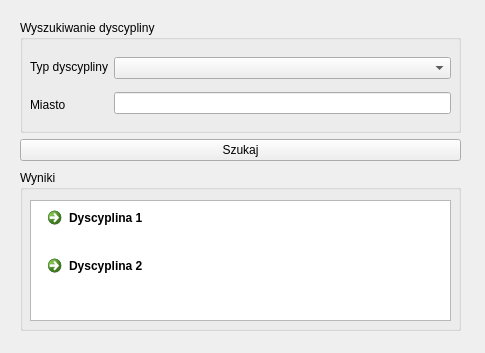
<?xml version="1.0" encoding="UTF-8"?>
<ui version="4.0">
 <class>wyszukaj_dyscypline</class>
 <widget class="QDialog" name="wyszukaj_dyscypline">
  <property name="geometry">
   <rect>
    <x>0</x>
    <y>0</y>
    <width>485</width>
    <height>353</height>
   </rect>
  </property>
  <property name="windowTitle">
   <string>Dialog</string>
  </property>
  <widget class="QGroupBox" name="groupBox_10">
   <property name="geometry">
    <rect>
     <x>20</x>
     <y>170</y>
     <width>441</width>
     <height>161</height>
    </rect>
   </property>
   <property name="title">
    <string>Wyniki</string>
   </property>
   <widget class="QListView" name="listView_5">
    <property name="geometry">
     <rect>
      <x>10</x>
      <y>30</y>
      <width>421</width>
      <height>121</height>
     </rect>
    </property>
   </widget>
   <widget class="QWidget" name="layoutWidget">
    <property name="geometry">
     <rect>
      <x>20</x>
      <y>30</y>
      <width>174</width>
      <height>89</height>
     </rect>
    </property>
    <layout class="QVBoxLayout" name="verticalLayout_22">
     <item>
      <widget class="QCommandLinkButton" name="commandLinkButton_10">
       <property name="text">
        <string>Dyscyplina 1</string>
       </property>
      </widget>
     </item>
     <item>
      <widget class="QCommandLinkButton" name="commandLinkButton_11">
       <property name="text">
        <string>Dyscyplina 2</string>
       </property>
      </widget>
     </item>
    </layout>
   </widget>
  </widget>
  <widget class="QWidget" name="layoutWidget_11">
   <property name="geometry">
    <rect>
     <x>20</x>
     <y>20</y>
     <width>441</width>
     <height>141</height>
    </rect>
   </property>
   <layout class="QVBoxLayout" name="verticalLayout_19">
    <item>
     <widget class="QGroupBox" name="groupBox_9">
      <property name="title">
       <string>Wyszukiwanie dyscypliny</string>
      </property>
      <widget class="QWidget" name="layoutWidget_12">
       <property name="geometry">
        <rect>
         <x>10</x>
         <y>30</y>
         <width>421</width>
         <height>71</height>
        </rect>
       </property>
       <layout class="QHBoxLayout" name="horizontalLayout_7">
        <item>
         <layout class="QVBoxLayout" name="verticalLayout_20">
          <item>
           <widget class="QLabel" name="label_29">
            <property name="text">
             <string>Typ dyscypliny</string>
            </property>
           </widget>
          </item>
          <item>
           <widget class="QLabel" name="label_7">
            <property name="text">
             <string>Miasto</string>
            </property>
           </widget>
          </item>
         </layout>
        </item>
        <item>
         <layout class="QVBoxLayout" name="verticalLayout_21">
          <item>
           <widget class="QComboBox" name="comboBox_5"/>
          </item>
          <item>
           <widget class="QLineEdit" name="lineEdit_26"/>
          </item>
         </layout>
        </item>
       </layout>
      </widget>
     </widget>
    </item>
    <item>
     <widget class="QPushButton" name="pushButton_6">
      <property name="text">
       <string>Szukaj</string>
      </property>
     </widget>
    </item>
   </layout>
  </widget>
 </widget>
 <resources/>
 <connections/>
</ui>
